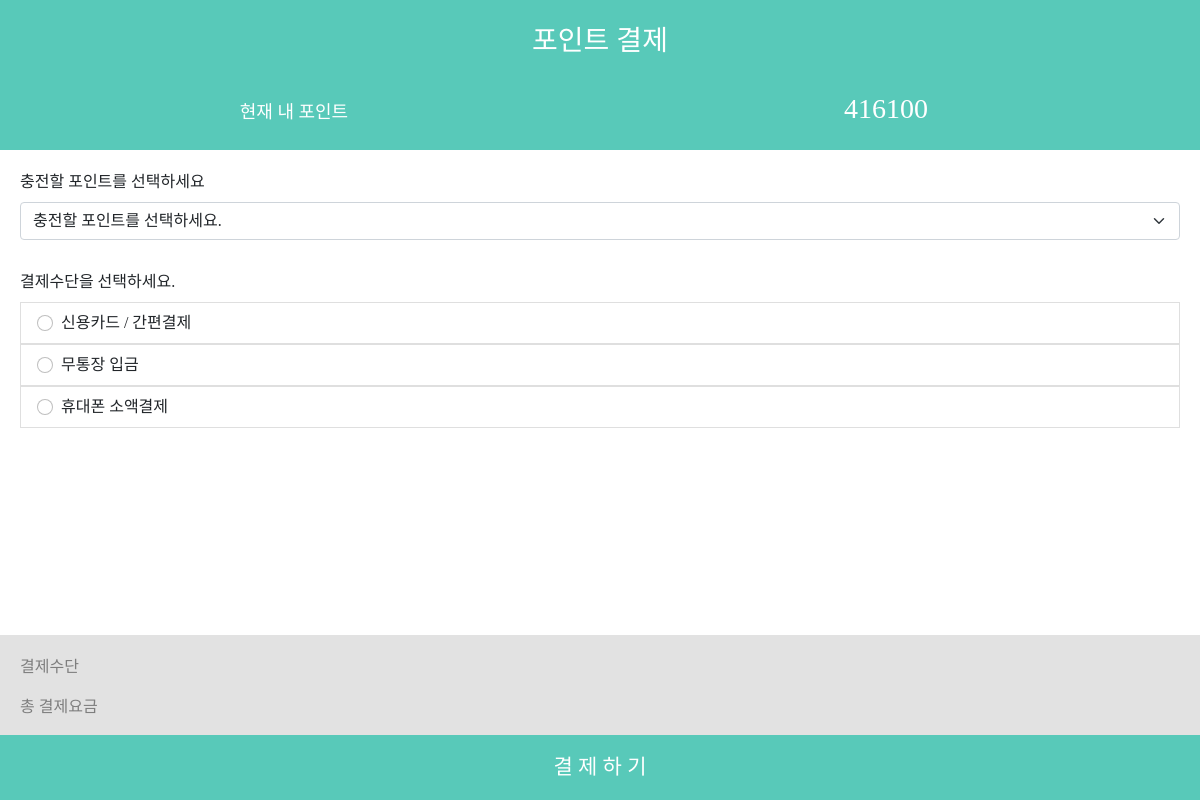
The page /pay/ (signed in) on the database as committed earlier.
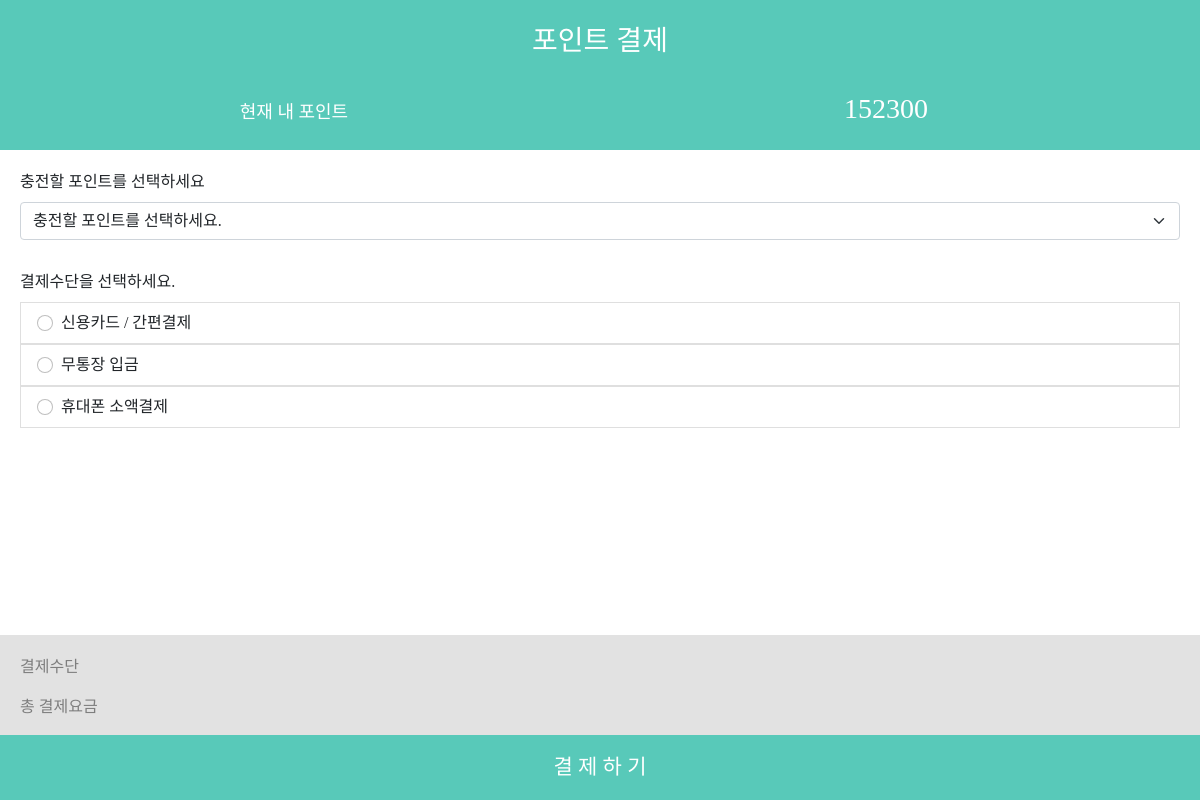
The same page on the database as committed later.
### common/models.py (models this page shows, shortened)
class Personal(models.Model):
    user = models.OneToOneField(User, on_delete=models.CASCADE, primary_key=True)
    nickname = models.CharField(max_length=100)
    point = models.IntegerField(null=True, blank=True)
    deposit = models.IntegerField()
    email = models.CharField(max_length=200)
    phone = models.CharField(max_length=14)
    addr = models.CharField(max_length=200)
    postcode = models.IntegerField()
    push_token = models.CharField(max_length=100)
    class Meta:
        db_table= 'personal'

### pay/views.py (the view)
# urls.py: path('pay/', include('pay.urls')),
def pay(request):
    print(request.user)
    personal = Personal.objects.get(user=request.user)
    context = {'personal' : personal}
    return render(request, 'pay/pay.html', context)

### templates/pay/pay.html (shortened to what this page needs)
{% extends 'base.html' %}
{% load static %}
{% block content %}
<div id="header">
    <div id="title">포인트 결제</div>
    <div id="my_point">
        <span id="description">
            현재 내 포인트
        </span>
        <span id="value">
            {{ personal.point }}
        </span>
    </div>
</div>
<div id="body" >
    <label for="inputPoint" class="form-label">충전할 포인트를 선택하세요</label>
    <select class="form-select form-select mb-3" id="inputPoint" aria-label=".form-select-lg example">
        <option selected>충전할 포인트를 선택하세요.</option>
    </select>
    <label for="inputPoint" class="form-label">결제수단을 선택하세요.</label>
    <ul class="list-group" id="inputMethods">
        <label for="card">
            <li class="list-group-item">
                <input class="form-check-input me-1" id="card" name="inputMethod" type="radio" value="card" aria-label="...">
                    신용카드 / 간편결제
            </li>
        </label>
        <label for="vbank">
                <li class="list-group-item">
                    <input class="form-check-input me-1" id="vbank" name="inputMethod" type="radio" value="vbank" aria-label="...">
                        무통장 입금
                </li>
        </label>
        <label for="phone">
            <li class="list-group-item">
                <input class="form-check-input me-1" id='phone' name="inputMethod" type="radio" value="phone" aria-label="...">
                    휴대폰 소액결제
            </li>
        </label>
        </ul>
</div>
<div id="footer" >
    <div id="info">
        <div class="mb-3 row">
            <label class="col-4">결제수단</label>
            <div class="col-8" id="method" style="text-align:right;"></div>
        </div>
        <div class="mb-3 row">
            <label class="col-5">총 결제요금</label>
            <div class="col-7" id="total_fee" style="text-align:right;"></div>
        </div>
    </div>
    <button type="submit"id="pay_submit" onclick="requestPay()">결 제 하 기</button>
</div>
{% endblock %}

Rows that differ between the two databases and show on the page:
changed Personal: point "416100" → "152300"
